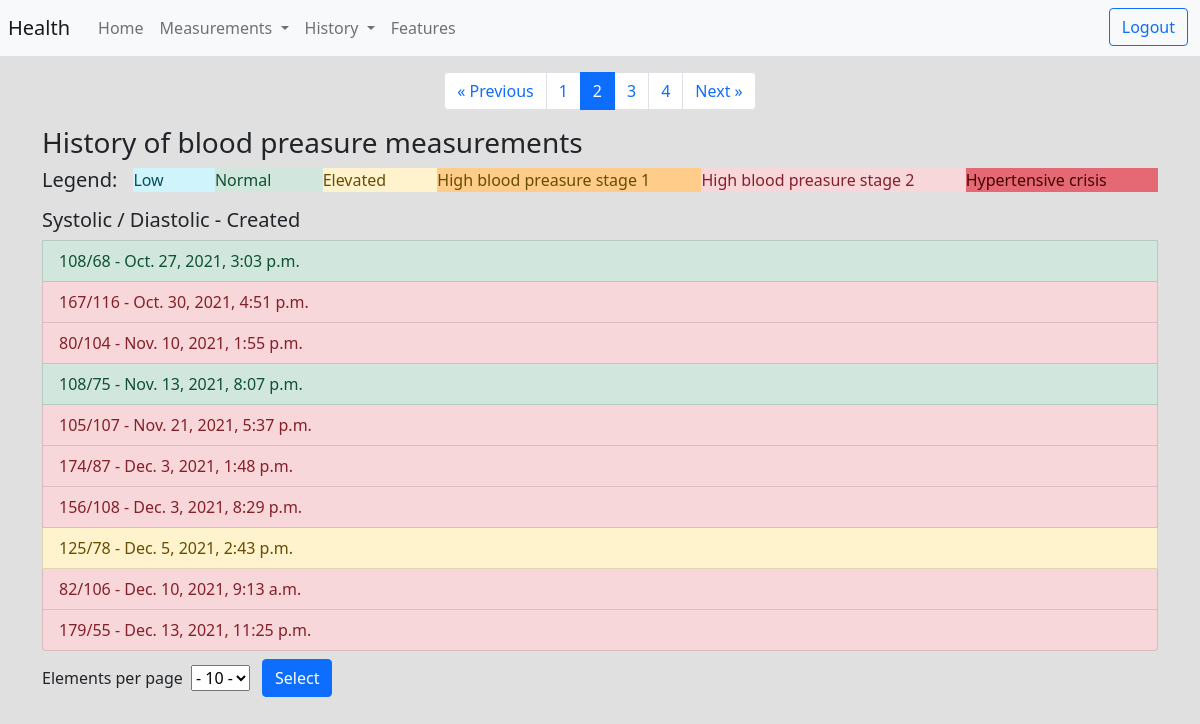
Page /history/blood_preasure?page=2&elem=10 (signed in) on the committed database.
### measurements/models.py (models this page shows, shortened)
class BloodPreasure(Timestamp):
  user = models.ForeignKey("auth.User", on_delete=models.CASCADE, related_name="blood_preasure")
  systolic_bp = models.IntegerField(blank=False, null=False)
  diastolic_bp = models.IntegerField(blank=False, null=False)
  category = models.PositiveSmallIntegerField(default=BPCategory.NORMAL)
  note = models.TextField(max_length=500, blank=True, null=True)

### history/views.py (the view)
# urls.py: path('blood_preasure', BloodPreasureHistory, name='blood_preasure'),
def BloodPreasureHistory(request):
  user = request.user
  if user.is_authenticated:
    history = BloodPreasure.objects.filter(user=user)
    if request.method == 'POST':
      elem_on_page = int(request.POST.get('selected').strip('-'))
    if request.method == 'GET':
      try:
        elem_on_page = int(request.GET.get('elem'))
      except:
        elem_on_page = 10
    paginator = Paginator(history, elem_on_page)
    page_number = request.GET.get('page')
    page_obj = paginator.get_page(page_number)
    return render(request,
                  'history/blood.html',
                  {'page_obj': page_obj,
                   'elem_on_page': elem_on_page,
                   'category': BPCategory}
                  )
  else:
    return HttpResponseRedirect(reverse_lazy('login'))

### history/templates/history/blood.html (shortened to what this page needs)
{% extends "base.html" %}
{% block body %}
  <div class="container">
    <div aria-label="Page navigation">
      <ul class="pagination justify-content-center">
        {% if page_obj.has_previous %}
          <li class="page-item">
            <a class="page-link" href="?page={{ page_obj.previous_page_number }}&elem={{ elem_on_page }}">&laquo; Previous</a>
          </li>
        {% else %}
          <li class="page-item disabled">
            <a class="page-link" href="#" tabindex="-1" aria-disabled="True">&laquo; Previous</a>
          </li>
        {% endif %}
        {% for i in page_obj.paginator.page_range %}
          {% if page_obj.number == i %}
            <li class="page-item active" aria-current="page">
              <span class="page-link">
                {{ i }}
              </span>
            </li>
          {% else %}
            <li class="page-item">
              <a class="page-link" href="?page={{ i }}&elem={{ elem_on_page }}" >{{ i }}</a>
            </li>
          {% endif %}
        {% endfor %}
        {% if page_obj.has_next %}
        <li class="page-item">
          <a class="page-link" href="?page={{ page_obj.next_page_number }}&elem={{ elem_on_page }}">Next &raquo;</a>
        </li>
        {% else %}
        <li class="page-item disabled">
          <a class="page-link" href="#" tabindex="-1" aria-disabled="true">Next &raquo;</a>
        </li>
        {% endif %}
      </ul>
    </div>
    <div class="list-group">
      <h3>History of blood preasure measurements</h3>
      <div class="d-flex">
        <h5 class="me-3">Legend:</h5>
        <p class="list-group-item-info flex-fill">Low</p>
        <p class="list-group-item-success flex-fill">Normal</p>
        <p class="list-group-item-warning flex-fill">Elevated</p>
        <p class="list-group-item-height-warning flex-fill">High blood preasure stage 1</p>
        <p class="list-group-item-danger flex-fill">High blood preasure stage 2</p>
        <p class="list-group-item-height-danger flex-fill">Hypertensive crisis</p>
      </div>
      <h5>Systolic / Diastolic - Created</h5>
      {% for h in page_obj %}
        {% if h.category == category.CRISIS %}
          <a href="{% url 'history:blood_preasure_details' h.id %}" class="list-group-item list-group-item-height-danger">
        {% elif h.category == category.STAGE_2 %}
          <a href="{% url 'history:blood_preasure_details' h.id %}" class="list-group-item list-group-item-danger">
        {% elif h.category == category.STAGE_1 %}
          <a href="{% url 'history:blood_preasure_details' h.id %}" class="list-group-item list-group-item-height-warning">
        {% elif h.category == category.LOW %}
          <a href="{% url 'history:blood_preasure_details' h.id %}" class="list-group-item list-group-item-info">
        {% elif h.category == category.NORMAL %}
          <a href="{% url 'history:blood_preasure_details' h.id %}" class="list-group-item list-group-item-success">
        {% else %}
          <a href="{% url 'history:blood_preasure_details' h.id %}" class="list-group-item list-group-item-warning">
        {% endif %}
            {{ h.systolic_bp }}/{{ h.diastolic_bp }} - {{ h.created }}
          </a>
      {% endfor %}
    </div>
    <form method="post">
      <div class="form-row align-items-center d-flex">
        <div class="col-auto">
          <label for="inlineFormCustomSelect">Elements per page</label>
          <select class="text-center custom-select mx-1" name="selected">
            <option selected>- {{ elem_on_page }} -</option>
          </select>
        </div>
        <div class="col-auto m-2">
          <button type="submit" class="btn btn-primary">Select</button>
        </div>
      </div>
    </form>
  </div>
{% endblock %}

### common/static/common/css/style.css (style rules this page uses)
body { background-color: rgb(224, 224, 224); }
.list-group-item-height-warning { background-color: #ffcc8a; color: #664d03; }
.list-group-item-height-danger { background-color: #e56975; color: #460202; }

### rows in the picture
BloodPreasure: systolic_bp "108", diastolic_bp "68", created "Oct. 27, 2021, 3:03 p.m."
BloodPreasure: systolic_bp "167", diastolic_bp "116", created "Oct. 30, 2021, 4:51 p.m."
BloodPreasure: systolic_bp "80", diastolic_bp "104", created "Nov. 10, 2021, 1:55 p.m."
BloodPreasure: systolic_bp "108", diastolic_bp "75", created "Nov. 13, 2021, 8:07 p.m."
BloodPreasure: systolic_bp "105", diastolic_bp "107", created "Nov. 21, 2021, 5:37 p.m."
BloodPreasure: systolic_bp "174", diastolic_bp "87", created "Dec. 3, 2021, 1:48 p.m."
BloodPreasure: systolic_bp "156", diastolic_bp "108", created "Dec. 3, 2021, 8:29 p.m."
BloodPreasure: systolic_bp "125", diastolic_bp "78", created "Dec. 5, 2021, 2:43 p.m."
BloodPreasure: systolic_bp "82", diastolic_bp "106", created "Dec. 10, 2021, 9:13 a.m."
BloodPreasure: systolic_bp "179", diastolic_bp "55", created "Dec. 13, 2021, 11:25 p.m."

### other values in the picture
{{ i }} "1" "3" "4"
{{ i }} "2"
